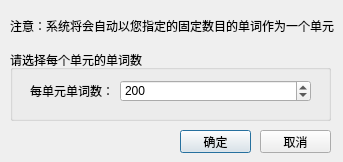
<?xml version="1.0" encoding="UTF-8"?>
<ui version="4.0">
 <class>AutoFillingUnitDialog</class>
 <widget class="QDialog" name="AutoFillingUnitDialog">
  <property name="geometry">
   <rect>
    <x>0</x>
    <y>0</y>
    <width>343</width>
    <height>162</height>
   </rect>
  </property>
  <property name="windowTitle">
   <string>自动填写单元信息</string>
  </property>
  <property name="windowIcon">
   <iconset resource="rc.qrc">
    <normaloff>:/new/prefix2/rc/action/Arrow3 Down.ico</normaloff>:/new/prefix2/rc/action/Arrow3 Down.ico</iconset>
  </property>
  <widget class="QGroupBox" name="SelectGroupBox">
   <property name="geometry">
    <rect>
     <x>10</x>
     <y>50</y>
     <width>321</width>
     <height>71</height>
    </rect>
   </property>
   <property name="title">
    <string>请选择每个单元的单词数</string>
   </property>
   <widget class="QLabel" name="InInfoLabel">
    <property name="geometry">
     <rect>
      <x>20</x>
      <y>30</y>
      <width>81</width>
      <height>21</height>
     </rect>
    </property>
    <property name="text">
     <string>每单元单词数：</string>
    </property>
   </widget>
   <widget class="QSpinBox" name="WordNumSpinBox">
    <property name="geometry">
     <rect>
      <x>110</x>
      <y>30</y>
      <width>191</width>
      <height>22</height>
     </rect>
    </property>
    <property name="minimum">
     <number>50</number>
    </property>
    <property name="maximum">
     <number>500</number>
    </property>
    <property name="singleStep">
     <number>50</number>
    </property>
    <property name="value">
     <number>200</number>
    </property>
   </widget>
  </widget>
  <widget class="QLabel" name="InfoLabel">
   <property name="geometry">
    <rect>
     <x>10</x>
     <y>10</y>
     <width>331</width>
     <height>31</height>
    </rect>
   </property>
   <property name="text">
    <string>注意：系统将会自动以您指定的固定数目的单词作为一个单元</string>
   </property>
  </widget>
  <widget class="QPushButton" name="OKButton">
   <property name="geometry">
    <rect>
     <x>180</x>
     <y>130</y>
     <width>71</width>
     <height>23</height>
    </rect>
   </property>
   <property name="text">
    <string>确定</string>
   </property>
   <property name="icon">
    <iconset resource="rc.qrc">
     <normaloff>:/new/prefix1/rc/action/Ok.ico</normaloff>:/new/prefix1/rc/action/Ok.ico</iconset>
   </property>
  </widget>
  <widget class="QPushButton" name="quiteButton">
   <property name="geometry">
    <rect>
     <x>260</x>
     <y>130</y>
     <width>71</width>
     <height>23</height>
    </rect>
   </property>
   <property name="text">
    <string>取消</string>
   </property>
   <property name="icon">
    <iconset resource="rc.qrc">
     <normaloff>:/new/prefix1/rc/action/Cancel.ico</normaloff>:/new/prefix1/rc/action/Cancel.ico</iconset>
   </property>
  </widget>
 </widget>
 <resources>
  <include location="rc.qrc"/>
 </resources>
 <connections/>
</ui>
